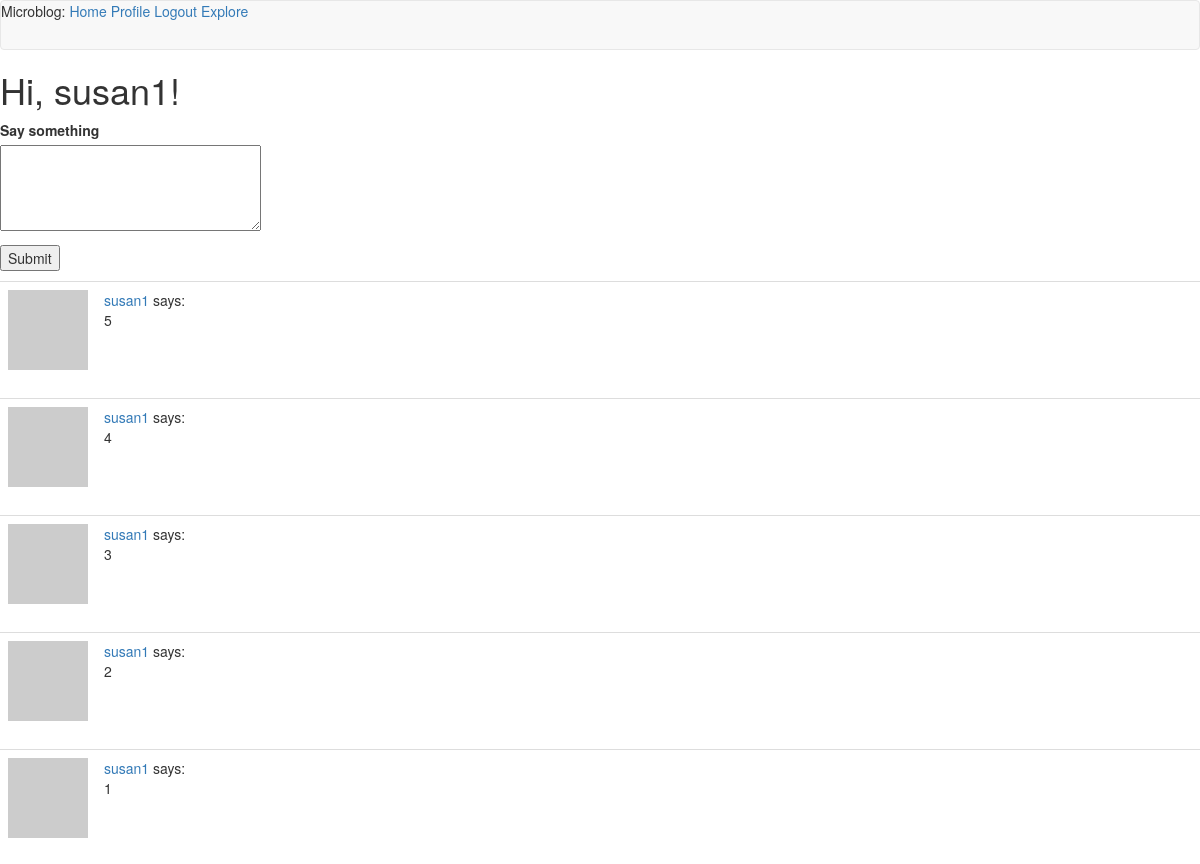
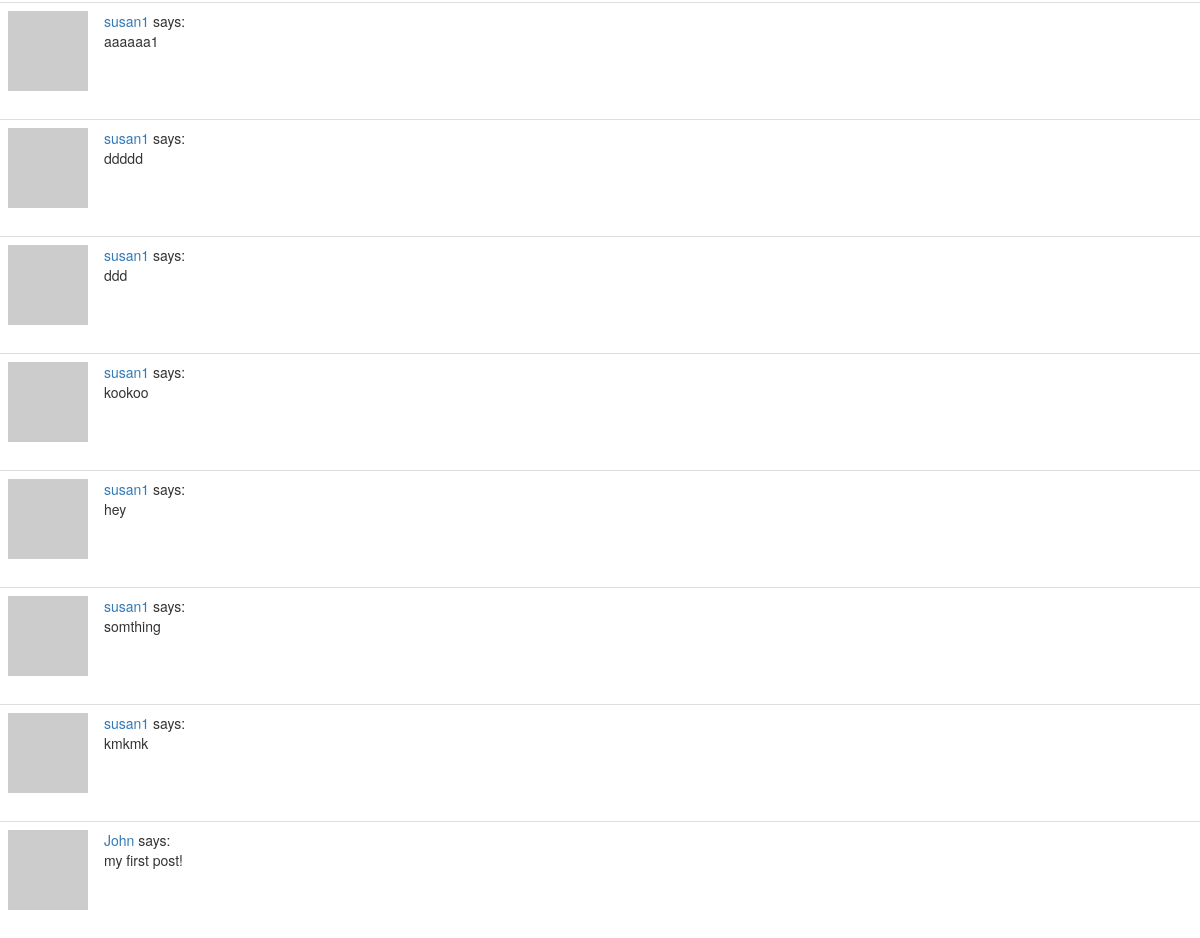
The page /index (signed in) on the database its author committed (2 pictures, top to bottom).
### app/models.py (models this page shows, shortened)
class User(UserMixin, db.Model):
    id = db.Column(db.Integer, primary_key=True)
    username = db.Column(db.String(64), index=True, unique=True)
    email = db.Column(db.String(120), index=True, unique=True)
    password_hash = db.Column(db.String(128))
    posts = db.relationship('Post', backref='author', lazy='dynamic')
    def avatar(self, size):
        digest = md5(self.email.lower().encode('utf-8')).hexdigest()
        return 'https://www.gravatar.com/avatar/{}?d=identicon&s={}'.format(
            digest, size)
    about_me = db.Column(db.String(140))
    last_seen = db.Column(db.DateTime, default=datetime.utcnow)
    followed = db.relationship(
        'User', secondary=followers,
        primaryjoin=(followers.c.follower_id == id),
        secondaryjoin=(followers.c.followed_id == id),
        backref=db.backref('followers', lazy='dynamic'), lazy='dynamic')
    def followed_posts(self):
        followed = Post.query.join(
            followers, (followers.c.followed_id == Post.user_id)).filter(
                followers.c.follower_id == self.id)
        own = Post.query.filter_by(user_id=self.id)
        return followed.union(own).order_by(Post.timestamp.desc())

class Post(db.Model):
    id = db.Column(db.Integer, primary_key=True)
    body = db.Column(db.String(140))
    timestamp = db.Column(db.DateTime, index=True, default=datetime.utcnow)
    user_id = db.Column(db.Integer, db.ForeignKey('user.id'))

### app/routes.py (the view)
@app.route('/', methods=['GET', 'POST'])
@app.route('/index', methods=['GET', 'POST'])
@login_required
def index():
    form = PostForm()
    if form.validate_on_submit():
        post = Post(body=form.post.data, author=current_user)
        db.session.add(post)
        db.session.commit()
        flash('Your post is now live!')
        return redirect(url_for('index'))
    page = request.args.get('page', 1, type=int)
    posts = current_user.followed_posts().paginate(
        page, app.config['POSTS_PER_PAGE'], False)
    next_url = url_for('index', page=posts.next_num) \
        if posts.has_next else None
    prev_url = url_for('index', page=posts.prev_num) \
        if posts.has_prev else None
    return render_template('index.html', title='Home', form=form,
                           posts=posts.items, next_url=next_url,
                           prev_url=prev_url)

### app/forms.py
class PostForm(FlaskForm):
    post = TextAreaField('Say something', validators=[
        DataRequired(), Length(min=1, max=140)])
    submit = SubmitField('Submit')

### app/models.py (called while the page is built)
@login.user_loader
def load_user(id):
    return User.query.get(int(id))

### app/routes.py (called while the page is built)
@app.before_request
def before_request():
    if current_user.is_authenticated:
        current_user.last_seen = datetime.utcnow()
        db.session.commit()

### app/templates/index.html (shortened to what this page needs)
{% extends "base.html" %}
{% block content %}
    <h1>Hi, {{ current_user.username }}!</h1>
    {% if form %}
    <form action="" method="post">
        <p>
            {{ form.post.label }}<br>
            {{ form.post(cols=32, rows=4) }}<br>
        </p>
        <p>{{ form.submit() }}</p>
    </form>
    {% endif %}
    {% for post in posts %}
        {% include '_post.html' %}
    {% endfor %}
{% endblock %}

### app/templates/base.html (shortened to what this page needs)
{% extends 'bootstrap/base.html' %}
{% block navbar %}
    <nav class="navbar navbar-default">
            Microblog:
            <a href="{{ url_for('index') }}">Home</a>
            {% if current_user.is_anonymous %}
            <a href="{{ url_for('login') }}">Login</a>
            {% else %}
            <a href="{{ url_for('user', username=current_user.username) }}">Profile</a>
            <a href="{{ url_for('logout') }}">Logout</a>
            <a href="{{ url_for('explore') }}">Explore</a>
            {% endif %}
    </nav>
    {% endblock %}

### app/templates/_post.html
<table class="table table-hover">
    <tr>
        <td width="70px">
            <a href="{{ url_for('user', username=post.author.username) }}">
                <img src="{{ post.author.avatar(70) }}" />
            </a>
        </td>
        <td>
            <a href="{{ url_for('user', username=post.author.username) }}">
                {{ post.author.username }}
            </a>
            says:
            <br>
            {{ post.body }}
        </td>
    </tr>
</table>

### rows shown on the page
User: username "susan1"
Post: author.username "susan1", body "5"
Post: author.username "susan1", body "4"
Post: author.username "susan1", body "3"
Post: author.username "susan1", body "2"
Post: author.username "susan1", body "1"
Post: author.username "susan1", body "aaaaaa1"
Post: author.username "susan1", body "ddddd"
Post: author.username "susan1", body "ddd"
Post: author.username "susan1", body "kookoo"
Post: author.username "susan1", body "hey"
Post: author.username "susan1", body "somthing"
Post: author.username "susan1", body "kmkmk"
Post: author.username "John", body "my first post!"
